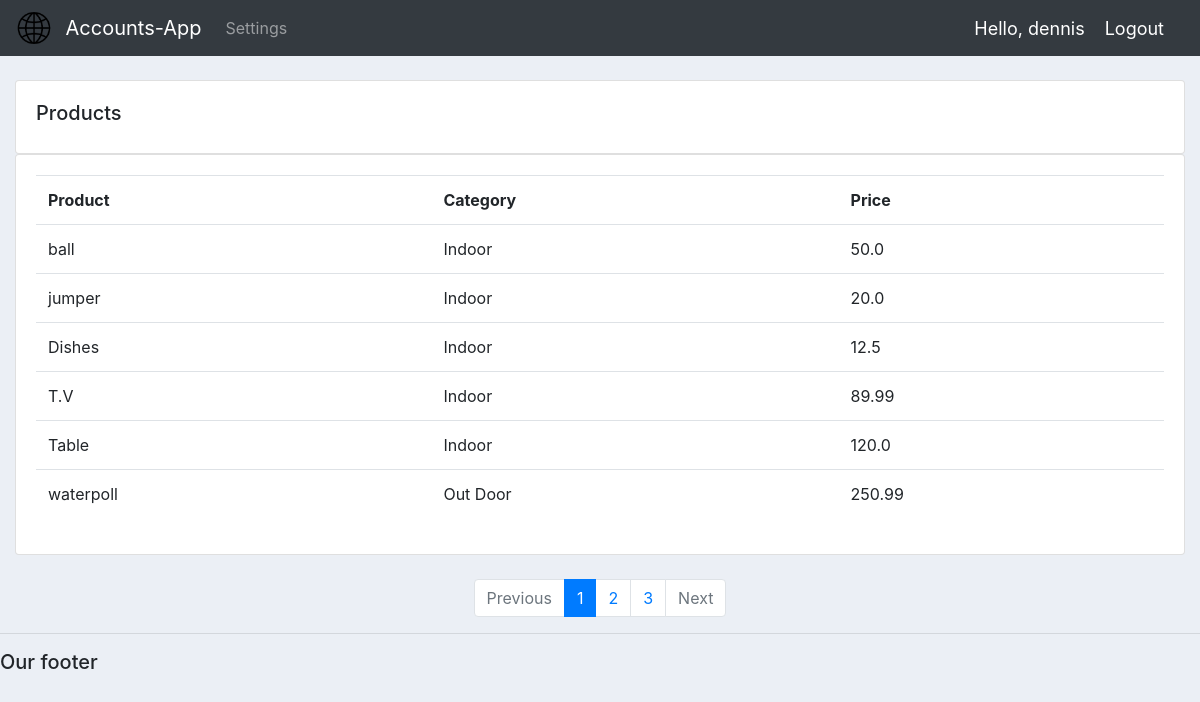
/products/ (signed in), run on the app's committed database.
### accounts/models.py (models this page shows, shortened)
class Customer(models.Model):
    user = models.OneToOneField(User, null=True, blank=True, on_delete=models.CASCADE)
    name = models.CharField(max_length=200, null=True)
    phone = models.CharField(max_length=200, null=True)
    email = models.CharField(max_length=200, null=True)
    profile_pic = models.ImageField(default = "user.png", null=True, blank=True)
    date_created = models.DateTimeField(auto_now_add=True)

class Product(models.Model):
    CATEGORY = (
                ('Indoor', 'Indoor'),
                ('Out Door', 'Out Door'),
                )
    name = models.CharField(max_length=200, null=True)
    price = models.FloatField(null=True)
    category = models.CharField(max_length=200, null=True, choices=CATEGORY)
    description = models.CharField(max_length=200, null=True, blank=True)
    date_created = models.DateTimeField(auto_now_add=True)
    tags = models.ManyToManyField(Tag)

### accounts/decorators.py (the view)
        def wrapper_func(request, *args, **kwargs):
            print('working', allowed_roles)
            group = None
            if request.user.groups.exists():
                group = request.user.groups.all()[0].name
            if group in allowed_roles:
                return view_func(request, *args, **kwargs)
            else:
                return HttpResponse('You are not authorized for this page')

### accounts/views.py (called while the page is built)
@login_required(login_url='login')
@allowed_users(allowed_roles=['admin'])
def products(request):
    products=Product.objects.all()
    paginator = Paginator(products, 6)
    page_number = request.GET.get('page')
    page_obj = paginator.get_page(page_number)
    return render(request, "accounts/products.html", context={"products":page_obj})

### accounts/templates/accounts/products.html (shortened to what this page needs)
{%  extends 'accounts/main.html' %}
{% block content %}
		<br>
		<div class="row">
			<div class="col-md">
				<div class="card card-body">
					<h5>Products</h5>
				</div>
				<div class="card card-body">
					<table class="table">
						<tr>
							<th>Product</th>
							<th>Category</th>
							<th>Price</th>
						</tr>
						{% for product in products %}
							<tr>
								<td>{{product.name}}</td>
								<td>{{product.category}}</td>
								<td>{{product.price}}</td>
							</tr>
						{% endfor %}
					</table>
				</div>
			</div>
		</div>
<br>
	   <nav aria-label="Page navigation example">
		<ul class="pagination justify-content-center">
		  {% if products.has_previous %}
			<li class="page-item">
			  <a class="page-link" href="?page={{ products.previous_page_number }}">Previous</a>
			</li>
		  {% else %}
			<li class="page-item disabled">
			  <a class="page-link" href="#" tabindex="-1" aria-disabled="true">Previous</a>
			</li>
		  {% endif %}
		  {% for i in products.paginator.page_range %}
			{% if products.number == i %}
			  <li class="page-item active" aria-current="page">
				<span class="page-link">
				  {{ i }}
				</span>
			  </li>
			{% else %}
			  <li class="page-item"><a class="page-link" href="?page={{ i }}">{{ i }}</a></li>
			{% endif %}
		  {% endfor %}
		  {% if moproductsvies.has_next %}
			<li class="page-item">
			  <a class="page-link" href="?page={{ products.next_page_number }}">Next</a>
			</li>
		  {% else %}
			<li class="page-item disabled">
			  <a class="page-link" href="#" tabindex="-1" aria-disabled="true">Next</a>
			</li>
		  {% endif %}
		</ul>
	  </nav>
{% endblock content %}

### accounts/templates/accounts/navbar.html (shortened to what this page needs)
{% load static %}
<nav class="navbar navbar-expand-lg navbar-dark bg-dark">
    <img src="{% static 'images/logo4_t.png' %}" style="width: 3vw; min-width: 3px;"/>
    <a class="navbar-brand" href="{% url 'dashboard' %}">Accounts-App</a>
    <div class="collapse navbar-collapse" id="navbarNav">
      <ul class="navbar-nav">
        {% if request.user.is_staff %}
        <li class="nav-item">
          <a class="nav-link" href="{% url 'dashboard' %}">Dashboard <span class="sr-only">(current)</span></a>
        </li>
        <li class="nav-item">
          <a class="nav-link" href="{% url 'products' %}">Products</a>
        </li>
        {% else %}
        <li class="nav-item">
         <a class="nav-link" href="{% url 'account' %}">Settings</a>
       </li>
        {% endif %}
      </ul>
    </div>
    <span class="hello-msg">Hello, {{request.user.customer.name}}</span>
    <span><a class="hello-msg" href="{% url 'logout' %}">Logout</a> </span>
  </nav>

### static/css/main.css (style rules this page uses)
body { background-color: #ebeff5; }

### accounts/templates/accounts/navbar.html (style rules this page uses)
.hello-msg { font-size: 18px; color: #fff; margin-right: 20px; }

### data on the page
Product: name "ball", category "Indoor", price "50.0"
Product: name "jumper", category "Indoor", price "20.0"
Product: name "Dishes", category "Indoor", price "12.5"
Product: name "T.V", category "Indoor", price "89.99"
Product: name "Table", category "Indoor", price "120.0"
Product: name "waterpoll", category "Out Door", price "250.99"

### other printed values
{{ request.user.customer.name }} "dennis"
{{ i }} "1"
{{ i }} "2" "3"
